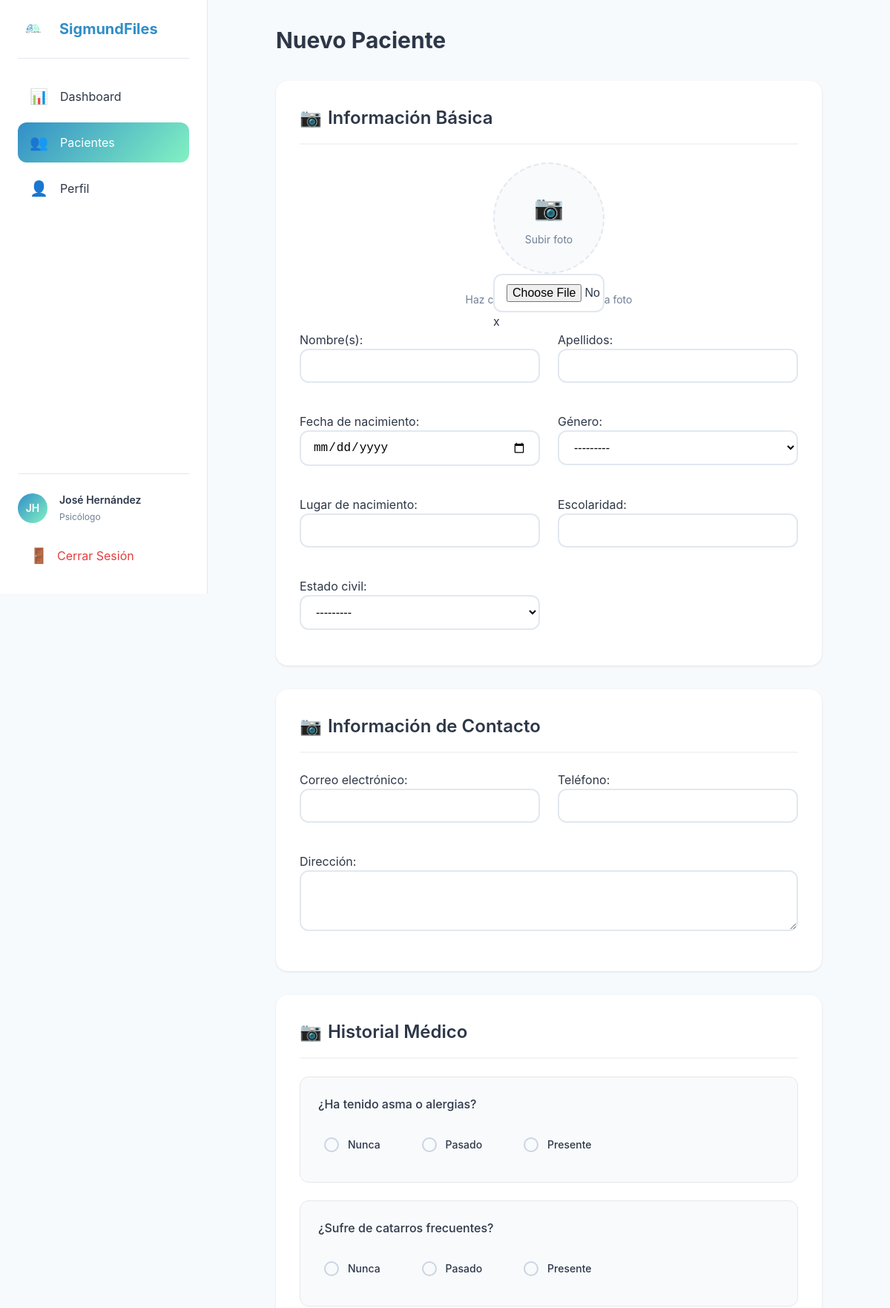
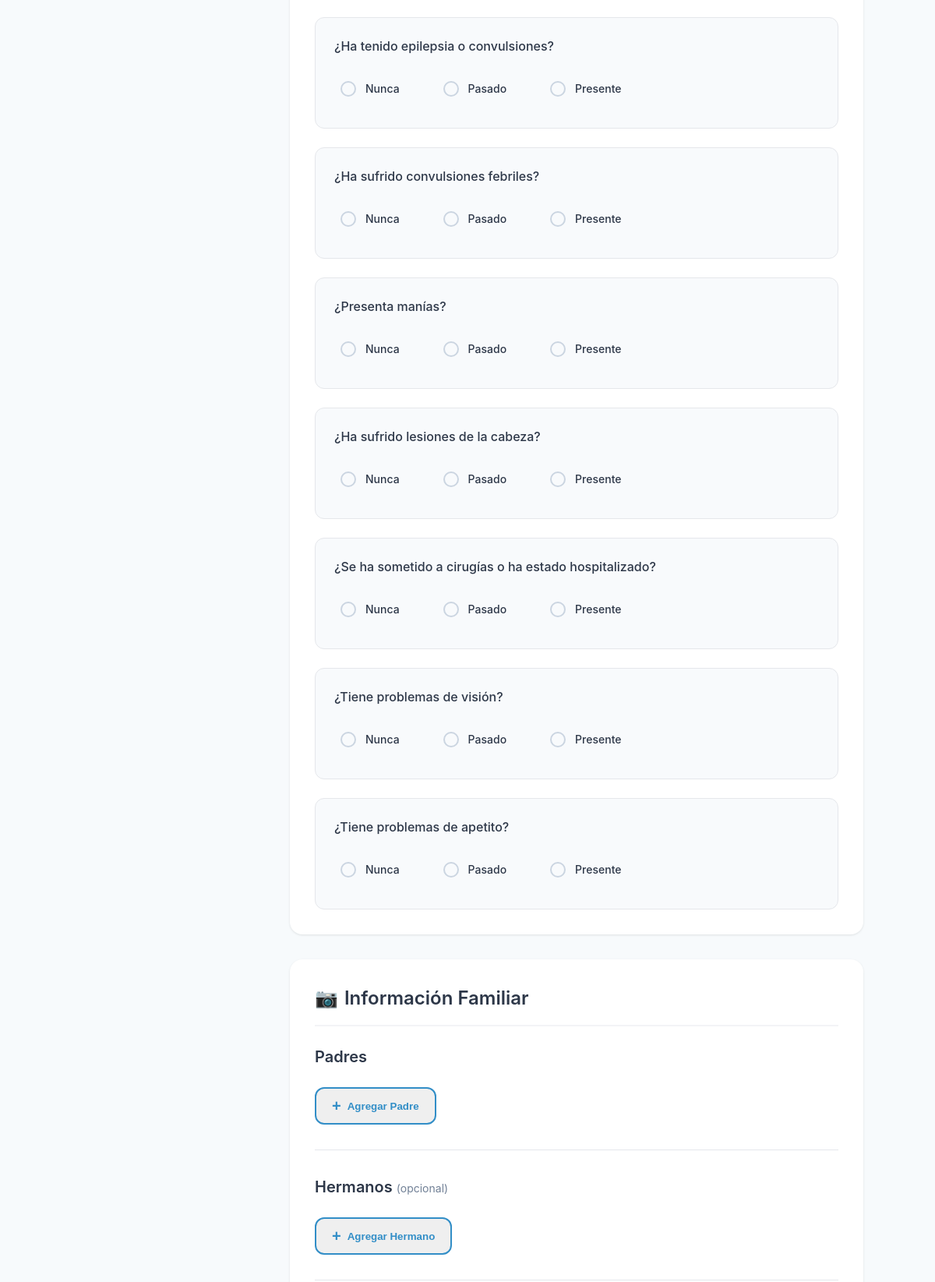
/patients/create/ (signed in, upper part), run on the app's committed database (2 pictures, top to bottom).
### accounts/models.py (models this page shows, shortened)
class Psychologist(AbstractUser):
    professional_license = models.CharField(max_length=50, unique=True)
    institution = models.CharField(max_length=200, blank=True)
    updated_at = models.DateTimeField(auto_now=True)
    history = HistoricalRecords()
    email = models.EmailField(unique=True)
    USERNAME_FIELD = 'email'
    REQUIRED_FIELDS = ['username']  # username sigue siendo requerido por AbstractUser
    class Meta:
        verbose_name = 'Psychologist'
        verbose_name_plural = 'Psychologists'

### patients/views/patient.py (the view, shortened to what this page needs)
# urls.py: path('create/', patient.PatientCreateView.as_view(), name='patient_create'),
class PatientCreateView(LoginRequiredMixin, CreateView):
    model = Patient
    form_class = PatientForm
    template_name = 'patients/patient_form.html'
    success_url = reverse_lazy('patient_list')
    def get_context_data(self, **kwargs):
        context = super().get_context_data(**kwargs)
        context['medical_questions'] = MEDICAL_HISTORY_QUESTIONS
        return context

### templates/patients/patient_form.html (shortened to what this page needs)
{% extends "base_dashboard.html" %}
{% load static %}
{% block content %}
{% block extra_css %}
<link rel="stylesheet" href="{% static 'css/patients/form.css' %}">
<link rel="stylesheet" href="{% static 'css/patients/photo.css' %}">
<link rel="stylesheet" href="{% static 'css/patients/family.css' %}">
<link rel="stylesheet" href="{% static 'css/patients/medical.css' %}">
{% endblock %}
<div class="patient-form-container">
    <div class="patient-form-header">
        <h1 class="patient-form-title">
            {% if form.instance.pk %}Editar Paciente{% else %}Nuevo Paciente{% endif %}
        </h1>
    </div>
    <form method="POST" enctype="multipart/form-data" class="form-card" id="patientForm">
        <div class="form-section">
            <h2 class="form-section-title">Información Básica</h2>
            <div class="photo-section">
                <div class="photo-upload">
                    <div class="photo-preview" id="photoPreview">
                        {% if form.instance.photo %}
                            <img src="{{ form.instance.photo.url }}" alt="Foto del paciente">
                        {% else %}
                            <div class="photo-placeholder">
                                <span class="photo-placeholder-icon">📷</span>
                                <span class="photo-placeholder-text">Subir foto</span>
                            </div>
                        {% endif %}
                    </div>
                    {{ form.photo }}x
                </div>
                <label class="photo-label">Haz clic para seleccionar una foto</label>
            </div>
            <div class="form-grid">
                <div class="form-group">{{ form.first_name.label_tag }}{{ form.first_name }}</div>
                <div class="form-group">{{ form.last_name.label_tag }}{{ form.last_name }}</div>
                <div class="form-group">{{ form.birth_date.label_tag }}{{ form.birth_date }}</div>
                <div class="form-group">{{ form.gender.label_tag }}{{ form.gender }}</div>
                <div class="form-group">{{ form.birthplace.label_tag }}{{ form.birthplace }}</div>
                <div class="form-group">{{ form.education_level.label_tag }}{{ form.education_level }}</div>
                <div class="form-group">{{ form.marital_status.label_tag }}{{ form.marital_status }}</div>
            </div>
        </div>
        <div class="form-section">
            <h2 class="form-section-title">Información de Contacto</h2>
            <div class="form-grid">
                <div class="form-group">{{ form.email.label_tag }}{{ form.email }}</div>
                <div class="form-group">{{ form.phone.label_tag }}{{ form.phone }}</div>
                <div class="form-group full-width">{{ form.address.label_tag }}{{ form.address }}</div>
            </div>
        </div>
        <div class="form-section">
            <h2 class="form-section-title">Historial Médico</h2>
            <div class="medical-questions">
                {% for question in medical_questions %}
                <div class="question-container">
                    <p class="question-text">{{ question.text }}</p>
                    <div class="options-group">
                        <label class="option-item">
                            <input type="radio" name="medical_{{ question.id }}" value="N" required>
                            <span>Nunca</span>
                        </label>
                        <label class="option-item">
                            <input type="radio" name="medical_{{ question.id }}" value="P">
                            <span>Pasado</span>
                        </label>
                        <label class="option-item">
                            <input type="radio" name="medical_{{ question.id }}" value="A">
                            <span>Presente</span>
                        </label>
                    </div>
                </div>
                {% endfor %}
            </div>
        </div>
        <div class="form-section">
            <h2 class="form-section-title">Información Familiar</h2>
            <div class="family-section">
                <h3 class="subsection-title">Padres</h3>
                <button type="button" class="add-family-btn" onclick="addParent()">
                    <span class="btn-icon">+</span>
                    Agregar Padre
                </button>
            </div>
            <div class="family-section">
                <h3 class="subsection-title">Hermanos <span class="optional-tag">(opcional)</span></h3>
                <button type="button" class="add-family-btn" onclick="addSibling()">
                    <span class="btn-icon">+</span>
                    Agregar Hermano
                </button>
            </div>
        </div>
    </form>
</div>
{% endblock %}

### templates/base_dashboard.html (shortened to what this page needs)
<!DOCTYPE html>
<html lang="es">
<head>
    {% load static %}
    <link rel="stylesheet" href="{% static 'css/base.css' %}">
    <link rel="stylesheet" href="{% static 'css/components/buttons.css' %}">
    <link rel="stylesheet" href="{% static 'css/components/forms.css' %}">
    <link rel="stylesheet" href="{% static 'css/components/mobile-nav.css' %}">
    <link rel="stylesheet" href="{% static 'css/sidebar.css' %}">
    <link rel="stylesheet" href="{% static 'css/profile.css' %}">
    <link rel="stylesheet" href="{% static 'css/patients/detail.css' %}">
    <link rel="stylesheet" href="{% static 'css/patients/list.css' %}">
    <link rel="stylesheet" href="{% static 'css/components/loading.css' %}">
    <link rel="stylesheet" href="{% static 'css/patients/notes/notes.css' %}">
</head>
<body>
    <div class="layout has-sidebar">
        <aside class="sidebar" id="sidebar">
            <div class="sidebar-header">
                <img src="{% static 'img/logo.png' %}" alt="SigmundFiles Logo" class="sidebar-logo">
                <h1>SigmundFiles</h1>
            </div>
            <nav class="sidebar-nav">
                <a href="{% url 'dashboard' %}" class="nav-item {% if request.resolver_match.url_name == 'dashboard' %}active{% endif %}">
                    <span class="nav-icon">📊</span>
                    <span>Dashboard</span>
                </a>
                <a href="{% url 'patient_list' %}" class="nav-item {% if 'patient' in request.resolver_match.url_name %}active{% endif %}">
                    <span class="nav-icon">👥</span>
                    <span>Pacientes</span>
                </a>
                <a href="{% url 'profile' %}" class="nav-item {% if 'profile' in request.resolver_match.url_name %}active{% endif %}">
                    <span class="nav-icon">👤</span>
                    <span>Perfil</span>
                </a>
            </nav>
            <div class="sidebar-footer">
                <div class="user-info">
                    <div class="user-avatar">
                        {{ user.first_name|make_list|first }}{{ user.last_name|make_list|first }}
                    </div>
                    <div class="user-details">
                        <p class="user-name">{{ user.get_full_name }}</p>
                        <p class="user-role">Psicólogo</p>
                    </div>
                </div>
                <a href="{% url 'logout' %}" class="logout-btn">
                    <span class="nav-icon">🚪</span>
                    <span>Cerrar Sesión</span>
                </a>
            </div>
        </aside>
        <main class="main-content">
            {% block content %}{% endblock %}
        </main>
    </div>
</body>
</html>

### static/css/base.css (style rules this page uses)
:root { --primary-blue: #328ec7; --primary-mint: #82f2c2; --text-dark: #2d3748; --text-light: #718096; --white: #ffffff; --error: #e53e3e; --gradient: linear-gradient(135deg, var(--primary-blue) 0%, var(--primary-mint) 100%); --sidebar-width: 280px; }
* { margin: 0; padding: 0; box-sizing: border-box; }
body { font-family: 'Inter', system-ui, -apple-system, sans-serif; color: var(--text-dark); line-height: 1.5; background-color: #f7fafc; min-height: 100vh; }
.layout { min-height: 100vh; display: flex; }
.main-content { flex: 1; min-width: 0; margin-left: var(--sidebar-width); background: #f7fafc; min-height: 100vh; width: calc(100% - var(--sidebar-width)); }

### static/css/components/forms.css (style rules this page uses)
.form-group { margin-bottom: 1.25rem; position: relative; }
.form-input { width: 100%; padding: 0.75rem 1rem; border: 2px solid #e2e8f0; border-radius: 0.75rem; font-size: 0.875rem; transition: all 0.2s ease; background-color: var(--white); }
@media (min-width: 640px) { .form-input { font-size: 1rem; } }
@media (min-width: 1024px) { .form-group { margin-bottom: 1.5rem; } }

### static/css/sidebar.css (style rules this page uses)
.sidebar { background: var(--white); border-right: 1px solid #e2e8f0; padding: 1.5rem; display: flex; flex-direction: column; position: fixed; width: var(--sidebar-width); height: 100vh; overflow-y: auto; left: 0; top: 0; z-index: 50; transition: transform 0.3s ease; }
.sidebar-header { display: flex; align-items: center; gap: 1rem; padding-bottom: 1.5rem; border-bottom: 1px solid #e2e8f0; margin-bottom: 1.5rem; }
.sidebar-logo { width: 40px; height: auto; }
.sidebar-header h1 { font-size: 1.25rem; font-weight: 700; color: var(--primary-blue); margin: 0; }
.sidebar-nav { flex: 1; display: flex; flex-direction: column; gap: 0.5rem; }
.nav-item { display: flex; align-items: center; gap: 1rem; padding: 0.75rem 1rem; border-radius: 0.75rem; color: var(--text-dark); text-decoration: none; transition: all 0.2s ease; }
.nav-item.active { background: var(--gradient); color: var(--white); }
.nav-icon { font-size: 1.25rem; }
.sidebar-footer { padding-top: 1.5rem; border-top: 1px solid #e2e8f0; margin-top: auto; }
.user-info { display: flex; align-items: center; gap: 1rem; margin-bottom: 1rem; }
.user-avatar { width: 40px; height: 40px; border-radius: 50%; background: var(--gradient); display: flex; align-items: center; justify-content: center; color: var(--white); font-weight: 600; font-size: 0.875rem; }
.user-details { flex: 1; min-width: 0; }
.user-name { font-weight: 600; color: var(--text-dark); font-size: 0.875rem; margin: 0; white-space: nowrap; overflow: hidden; text-overflow: ellipsis; }
.user-role { color: var(--text-light); font-size: 0.75rem; margin: 0.25rem 0 0 0; }
.logout-btn { display: flex; align-items: center; gap: 0.75rem; padding: 0.75rem 1rem; border-radius: 0.75rem; color: #e53e3e; text-decoration: none; transition: all 0.2s ease; margin-top: 0.5rem; }

### static/css/patients/detail.css (style rules this page uses)
.subsection-title { font-size: 1.25rem; font-weight: 600; color: var(--text-dark); margin-bottom: 1rem; }

### static/css/patients/notes/notes.css (style rules this page uses)
.form-section { padding: 2rem; }
.form-section-title { font-size: 1.25rem; font-weight: 600; color: var(--text-dark); margin-bottom: 1.5rem; display: flex; align-items: center; gap: 0.5rem; }
.form-section-title::before { content: '📷'; }

### static/css/patients/form.css (style rules this page uses)
.patient-form-container { max-width: 800px; margin: 0 auto; padding: 2rem; }
.patient-form-header { margin-bottom: 2rem; }
.patient-form-title { font-size: 1.875rem; font-weight: 700; color: var(--text-dark); }
.form-section { background: white; border-radius: 1rem; padding: 2rem; margin-bottom: 2rem; box-shadow: 0 1px 3px rgba(0, 0, 0, 0.1); }
.form-section-title { font-size: 1.5rem; font-weight: 600; color: var(--text-dark); margin-bottom: 1.5rem; padding-bottom: 1rem; border-bottom: 2px solid #f3f4f6; }
.form-grid { display: grid; grid-template-columns: repeat(auto-fit, minmax(250px, 1fr)); gap: 1.5rem; }
.form-group { margin-bottom: 1rem; }
.form-group.full-width { grid-column: 1 / -1; }

### static/css/patients/family.css (style rules this page uses)
.family-section { margin-bottom: 2rem; padding-bottom: 2rem; border-bottom: 1px solid #e5e7eb; }
.subsection-title { font-size: 1.25rem; font-weight: 600; color: var(--text-dark); margin-bottom: 1.5rem; }
.optional-tag { font-size: 0.875rem; font-weight: normal; color: var(--text-light); }
.add-family-btn { display: flex; align-items: center; gap: 0.5rem; margin-top: 1rem; padding: 0.75rem 1.25rem; border: 2px solid var(--primary-blue); color: var(--primary-blue); border-radius: 0.75rem; font-weight: 600; transition: all 0.2s ease; }
.btn-icon { font-size: 1.25rem; line-height: 1; }

### data on the page
Psychologist: first_name|make_list "J", last_name|make_list "H", get_full_name "José Hernández"

### other printed values
{{ question.text }} "¿Ha tenido asma o alergias?" "¿Sufre de catarros frecuentes?" "¿Ha tenido epilepsia o convulsiones?" "¿Ha sufrido convulsiones febriles?" "¿Presenta manías?" "¿Ha sufrido lesiones de la cabeza?" "¿Se ha sometido a cirugías o ha estado hospitalizado?" "¿Tiene problemas de visión?" "¿Tiene problemas de apetito?"
